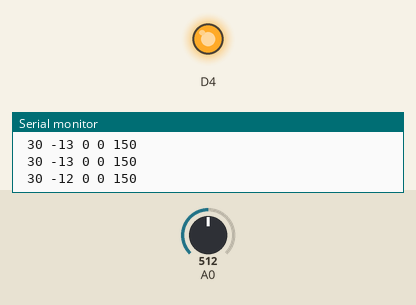
Bench run of a sketch on a simulated ESP8266 (NodeMCU). Parts: output pins drawn as LEDs (lit = HIGH), the last lines printed to the serial monitor. The test bench sets the inputs (shaded band); at power-on: A0 = 512.

Above: at 1.2 s.
1.3 s: A0 set to 473
3.7 s: A0 set to 455
At 5.4 s:
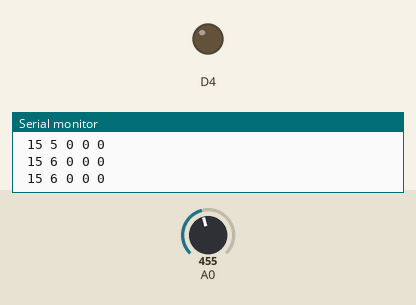
Timing chart, 0 to 6.9 s (numbered marks = the images above; inputs shaded):
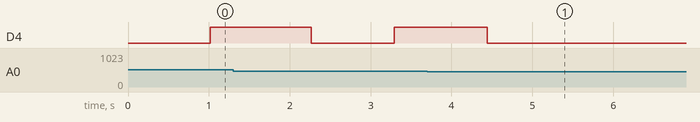

The sketch:

Receiver_BPSK.ino
```cpp
int sineLUT[360] =  { 128,130,132,134,136,139,141,143,
                      145,147,150,152,154,156,158,160,
                      163,165,167,169,171,173,175,177,
                      179,181,183,185,187,189,191,193,
                      195,197,199,201,202,204,206,208,
                      209,211,213,214,216,218,219,221,
                      222,224,225,227,228,229,231,232,
                      233,234,236,237,238,239,240,241,
                      242,243,244,245,246,247,247,248,
                      249,249,250,251,251,252,252,253,
                      253,253,254,254,254,255,255,255,
                      255,255,255,255,255,255,255,255,
                      254,254,254,253,253,253,252,252,
                      251,251,250,249,249,248,247,247,
                      246,245,244,243,242,241,240,239,
                      238,237,236,234,233,232,231,229,
                      228,227,225,224,222,221,219,218,
                      216,214,213,211,209,208,206,204,
                      202,201,199,197,195,193,191,189,
                      187,185,183,181,179,177,175,173,
                      171,169,167,165,163,160,158,156,
                      154,152,150,147,145,143,141,139,
                      136,134,132,130,128,125,123,121,
                      119,116,114,112,110,108,105,103,
                      101,99,97,95,92,90,88,86,
                      84,82,80,78,76,74,72,70,
                      68,66,64,62,60,58,56,54,
                      53,51,49,47,46,44,42,41,
                      39,37,36,34,33,31,30,28,
                      27,26,24,23,22,21,19,18,
                      17,16,15,14,13,12,11,10,
                      9,8,8,7,6,6,5,4,
                      4,3,3,2,2,2,1,1,
                      1,0,0,0,0,0,0,0,
                      0,0,0,0,1,1,1,2,
                      2,2,3,3,4,4,5,6,
                      6,7,8,8,9,10,11,12,
                      13,14,15,16,17,18,19,21,
                      22,23,24,26,27,28,30,31,
                      33,34,36,37,39,41,42,44,
                      46,47,49,51,53,54,56,58,
                      60,62,64,66,68,70,72,74,
                      76,78,80,82,84,86,88,90,
                      92,95,97,99,101,103,105,108,
                      110,112,114,116,119,121,123,125 };

//----------------------------------------------
// Carrier Estimation Variables - Costas Loop --
//----------------------------------------------

// Local Oszilator Signals
int LoI;
int LoQ;

// Filter Coefficiants
float b[3] = {1, 2, 1}; // Numerator
float a[3] = {1, 1.69113816433026142860285290225874632597 , -0.732831786314550148730972978228237479925}; // Denominator:

// FilterArray
float filterArrayA [3] = {0, 0, 0};
float filterArrayB [3] = {0, 0, 0};
float filterArrayC [3] = {0, 0, 0};

//Gain
float gain = 0.010423405496072171358412639108337316429 ;

//--------------------
// Clock Estimation --
//--------------------
bool digitalDemodSignal;

bool trigger = false;
bool triggerOld = false;
bool serialDataDelayed = false;
int upcounter = 0;
bool enable = false;


int i = 0;

void setup() {
  // put your setup code here, to run once:
  pinMode(A0, INPUT);
  pinMode(D4, OUTPUT);
  Serial.begin(9600);
}

void loop() {
  // put your main code here, to run repeatedly:
  static int counter = 10;

  //Sampling the inputsignal
  int sample = sampling() - 98;
  //int sample = TestsignalGen()- 127;

//---------------
// Costas Loop --
//---------------

  //Multiply sampled inputsignal with LO
  int pi = (int)(((long) sample * (long(LoI)))>>7);
  int pq = (int)(((long) sample * (long(LoQ)))>>7);

    int lpf_pi;
    int lpf_pq;

  //Low pass filtering the pi-product and pq-product
    lpf_pi = (int)IIRFilter(filterArrayA, (float)pi);
    lpf_pq = (int)IIRFilter(filterArrayB, (float)pq);

  //Multiplication of the two filteroutputs
    int toLoopFilter = (int)(((long)lpf_pi * (long)lpf_pq)>>6);

  //Loopfilter
    int NCO_Control = (int)IIRFilter(filterArrayC, (float)toLoopFilter);
  Serial.print(" ");
  Serial.print(sample);
  //Serial.print(" ");
  //Serial.print(LoI);
  //Serial.print(" ");
  //Serial.print(LoQ);
  //Serial.print(" ");
  //Serial.print(lpf_pq);
  Serial.print(" ");
  Serial.print(lpf_pi);
  Serial.print(" ");
  Serial.print(NCO_Control);

  NCO(NCO_Control, &LoI, &LoQ);

  lpf_pi>0 ? digitalDemodSignal = true : digitalDemodSignal = false;

//-----------------
// Symbol Timing --
//-----------------
  bool bums = LineDecoder(digitalDemodSignal);

  bums ? digitalWrite(D4, HIGH) : digitalWrite(D4, LOW);

  Serial.print(" ");
  Serial.print(trigger*50);
  Serial.print(" ");
  Serial.println(bums*150);

}


//-------------------------
//-- Sampling the Signal --
//-------------------------
int sampling (){
  return (analogRead(A0) / 4);
}


//----------------------------------
//-- Number Controlled Oscillator --
//----------------------------------
void NCO (int stepSize, int *iVal, int *qVal){

    i = (i + stepSize + 175) % 3600;

    int iValue = sineLUT[i/10];
    *iVal = iValue - 127;
    int qValue = sineLUT[(i/10 + 90) % 360];
    *qVal = qValue - 127;
}

//----------------
//-- IIR Filter --
//----------------
float IIRFilter (float filterarray[], float newSample){

  filterarray[0] = (newSample*a[0]) + (a[1]*filterarray[1]) + (a[2]*filterarray[2]);
  float out = ((b[0]*filterarray[0]) + (b[1]*filterarray[1]) + (b[2]*filterarray[2]))*gain;
  filterarray[2] = filterarray[1];
  filterarray[1] = filterarray[0];

  return out;
}

//--------------------------
//-- Testsignal Generator --
//--------------------------
int TestsignalGen (){
  static int p = 0;
  static int phi = 20;
  static float j = 0;

  if ((p%300) == 0){
    j+=180;
  }
  if (j < 359 - phi){
    j = (j+ phi);
  }else {
    j = 0;
  }
  p++;
  delay (100);
  return sineLUT[(int)j];
}

//----------------------
// Manchester Decoder --
//----------------------
bool LineDecoder(bool serialData){

  static bool serialDataOut;

  //Saving Trigger
  if (upcounter < 70){
    if (upcounter == 0) {
      enable == true ? upcounter++ : upcounter = upcounter;
    }
    else{
      upcounter++;
    }
  }
  else {
    upcounter = 0;
    triggerOld = trigger;
    serialDataOut = serialDataDelayed;
  }
  //Calculating new trigger
  trigger = serialData xor serialDataDelayed;

  if (triggerOld == 0 && trigger == 1){
    serialDataDelayed = serialData;
    enable = true;
  }else {
    enable = false;
  }
  return serialDataOut;
}

//---------------------------
// Number Controlled Clock --
//---------------------------

bool NCC (int err_s){

  const int T = 10000;
  static int t = 0;
  bool clk;

  t < (T - err_s)/2 ? clk = false : clk = true;

  t = (t + 1) % (T-err_s);

  return clk;

}
```

Measured:
- the behaviour switches between 456 and 455 on A0 (found by bisection; images 0 and 1)
- after the input at 3.7 s, D4: goes on until 4.4 s, then stays LOW
